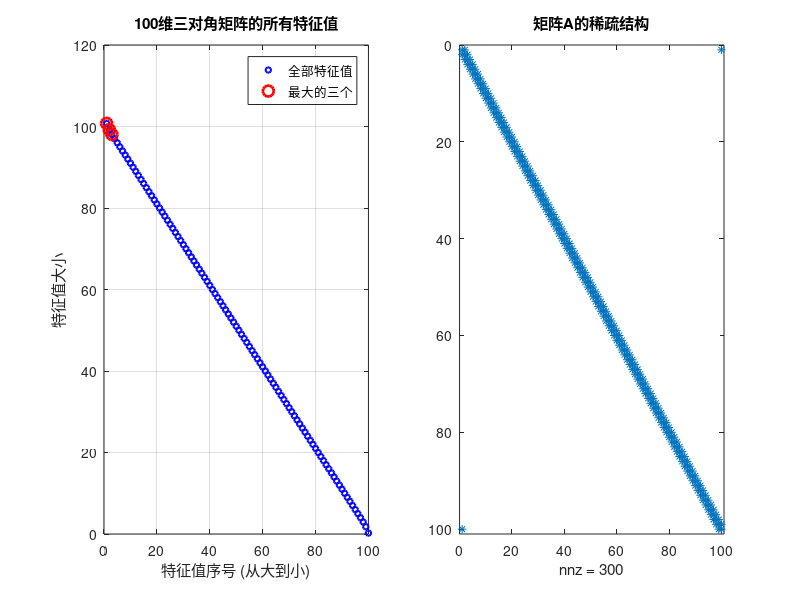
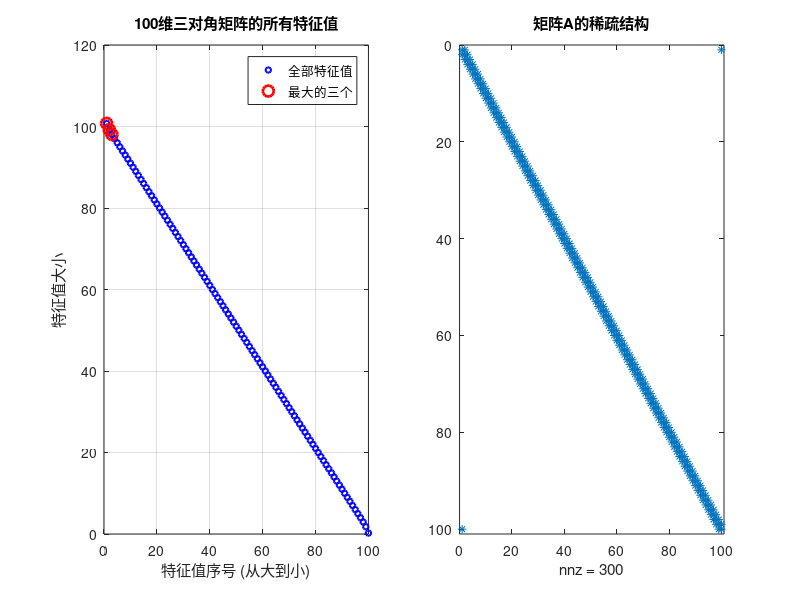

MATLAB code to generate these figures, in order:
%% 任务1: 计算100维三对角矩阵的最大三个特征值
% 高级数值分析期中作业
% 矩阵A为100维三对角矩阵
% 主对角线：1, 2, 3, ..., 99, 100
% 次对角线：-1
% 右上角和左下角：-2

clear; close all; clc;

%% 第一步：构造矩阵A
n = 100;

% 方法1: 直接构造（用于较小规模矩阵）
A = zeros(n, n);

% 主对角线
for i = 1:n
    A(i, i) = i;
end

% 次对角线（上、下）
for i = 1:n-1
    A(i, i+1) = -1;
    A(i+1, i) = -1;
end

% 右上角和左下角
A(1, n) = -2;
A(n, 1) = -2;

fprintf('任务1：三对角矩阵的特征值计算\n');
fprintf('===========================================\n');
fprintf('矩阵大小: %d × %d\n', n, n);
fprintf('\n矩阵A的左上角5×5子矩阵:\n');
disp(A(1:5, 1:5));
fprintf('矩阵A的右下角5×5子矩阵:\n');
disp(A(n-4:n, n-4:n));

%% 第二步：计算特征值
% 使用eig函数计算所有特征值
eigenvalues = eig(A);

% 按降序排列
eigenvalues_sorted = sort(eigenvalues, 'descend');

% 提取最大的三个特征值
lambda_1 = eigenvalues_sorted(1);
lambda_2 = eigenvalues_sorted(2);
lambda_3 = eigenvalues_sorted(3);

fprintf('\n最大的三个特征值:\n');
fprintf('λ₁ = %.10f\n', lambda_1);
fprintf('λ₂ = %.10f\n', lambda_2);
fprintf('λ₃ = %.10f\n', lambda_3);

fprintf('\n精确到4位有效数字:\n');
fprintf('λ₁ ≈ %.4f\n', lambda_1);
fprintf('λ₂ ≈ %.4f\n', lambda_2);
fprintf('λ₃ ≈ %.4f\n', lambda_3);

%% 第三步：可视化
figure('Position', [100, 100, 1200, 500]);

% 子图1: 所有特征值分布
subplot(1, 2, 1);
plot(1:n, eigenvalues_sorted, 'bo', 'MarkerSize', 4, 'LineWidth', 1.5);
hold on;
plot(1:3, eigenvalues_sorted(1:3), 'ro', 'MarkerSize', 8, 'LineWidth', 2);
xlabel('特征值序号 (从大到小)');
ylabel('特征值大小');
title('100维三对角矩阵的所有特征值');
grid on;
legend('全部特征值', '最大的三个');

% 子图2: 矩阵结构可视化
subplot(1, 2, 2);
spy(A);
title('矩阵A的稀疏结构');

savefig('task1_eigenvalues.fig');
print('-dpng', 'task1_eigenvalues.png', '-r150');
close;

fprintf('\n图表已保存为 task1_eigenvalues.png\n');

%% 第四步：验证（可选）
fprintf('\n===========================================\n');
fprintf('验证: 检查计算结果的精度\n');
fprintf('===========================================\n');

% 验证特征值的正确性
residuals = zeros(3, 1);
[V, D] = eig(A);
[D_sorted, idx] = sort(diag(D), 'descend');

for i = 1:3
    v = V(:, idx(i));
    % 计算 ||Av - λv|| / ||λv||
    residuals(i) = norm(A*v - D_sorted(i)*v) / abs(D_sorted(i));
    fprintf('第%d个特征值的相对残差: %.2e\n', i, residuals(i));
end

% 所有结果至少达到4位精确有效数字
fprintf('\n===========================================\n');
fprintf('最终结果（至少4位精确有效数字）:\n');
fprintf('===========================================\n');
fprintf('λ₁ = %.6f\n', lambda_1);
fprintf('λ₂ = %.6f\n', lambda_2);
fprintf('λ₃ = %.6f\n', lambda_3);
